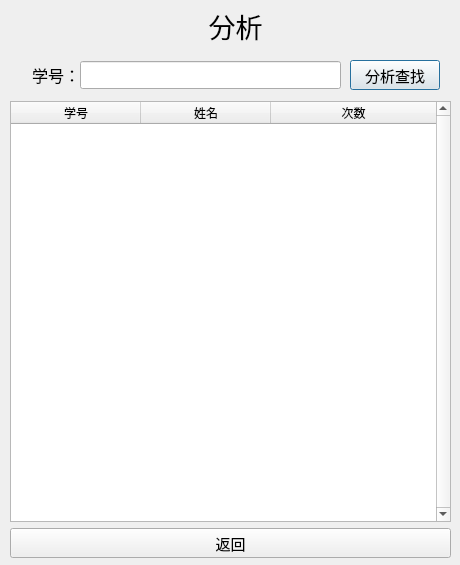
<?xml version="1.0" encoding="UTF-8"?>
<ui version="4.0">
 <class>AnalyzeDialog</class>
 <widget class="QDialog" name="AnalyzeDialog">
  <property name="geometry">
   <rect>
    <x>0</x>
    <y>0</y>
    <width>460</width>
    <height>565</height>
   </rect>
  </property>
  <property name="minimumSize">
   <size>
    <width>460</width>
    <height>565</height>
   </size>
  </property>
  <property name="maximumSize">
   <size>
    <width>460</width>
    <height>565</height>
   </size>
  </property>
  <property name="windowTitle">
   <string>分析</string>
  </property>
  <widget class="QLabel" name="label">
   <property name="geometry">
    <rect>
     <x>190</x>
     <y>0</y>
     <width>91</width>
     <height>51</height>
    </rect>
   </property>
   <property name="font">
    <font>
     <family>Arial</family>
     <pointsize>20</pointsize>
    </font>
   </property>
   <property name="text">
    <string>分析</string>
   </property>
   <property name="alignment">
    <set>Qt::AlignCenter</set>
   </property>
  </widget>
  <widget class="QLabel" name="label_2">
   <property name="geometry">
    <rect>
     <x>10</x>
     <y>60</y>
     <width>70</width>
     <height>30</height>
    </rect>
   </property>
   <property name="font">
    <font>
     <family>Arial</family>
     <pointsize>12</pointsize>
    </font>
   </property>
   <property name="text">
    <string>学号：</string>
   </property>
   <property name="alignment">
    <set>Qt::AlignRight|Qt::AlignTrailing|Qt::AlignVCenter</set>
   </property>
  </widget>
  <widget class="QLineEdit" name="stuNumEdit">
   <property name="geometry">
    <rect>
     <x>80</x>
     <y>61</y>
     <width>261</width>
     <height>28</height>
    </rect>
   </property>
   <property name="font">
    <font>
     <family>Arial</family>
     <pointsize>11</pointsize>
    </font>
   </property>
  </widget>
  <widget class="QPushButton" name="analyzeBtn">
   <property name="geometry">
    <rect>
     <x>350</x>
     <y>60</y>
     <width>90</width>
     <height>30</height>
    </rect>
   </property>
   <property name="font">
    <font>
     <family>Arial</family>
     <pointsize>11</pointsize>
    </font>
   </property>
   <property name="text">
    <string>分析查找</string>
   </property>
  </widget>
  <widget class="QTableWidget" name="tableWidget">
   <property name="geometry">
    <rect>
     <x>10</x>
     <y>101</y>
     <width>441</width>
     <height>421</height>
    </rect>
   </property>
   <property name="verticalScrollBarPolicy">
    <enum>Qt::ScrollBarAlwaysOn</enum>
   </property>
   <property name="horizontalScrollBarPolicy">
    <enum>Qt::ScrollBarAlwaysOff</enum>
   </property>
   <property name="autoScrollMargin">
    <number>10</number>
   </property>
   <property name="editTriggers">
    <set>QAbstractItemView::NoEditTriggers</set>
   </property>
   <property name="selectionMode">
    <enum>QAbstractItemView::SingleSelection</enum>
   </property>
   <property name="textElideMode">
    <enum>Qt::ElideMiddle</enum>
   </property>
   <attribute name="horizontalHeaderDefaultSectionSize">
    <number>130</number>
   </attribute>
   <attribute name="horizontalHeaderShowSortIndicator" stdset="0">
    <bool>true</bool>
   </attribute>
   <attribute name="horizontalHeaderStretchLastSection">
    <bool>true</bool>
   </attribute>
   <attribute name="verticalHeaderShowSortIndicator" stdset="0">
    <bool>true</bool>
   </attribute>
   <column>
    <property name="text">
     <string>学号</string>
    </property>
   </column>
   <column>
    <property name="text">
     <string>姓名</string>
    </property>
   </column>
   <column>
    <property name="text">
     <string>次数</string>
    </property>
   </column>
  </widget>
  <widget class="QPushButton" name="backBtn">
   <property name="geometry">
    <rect>
     <x>10</x>
     <y>528</y>
     <width>441</width>
     <height>30</height>
    </rect>
   </property>
   <property name="font">
    <font>
     <family>Arial</family>
     <pointsize>11</pointsize>
    </font>
   </property>
   <property name="text">
    <string>返回</string>
   </property>
  </widget>
 </widget>
 <resources/>
 <connections/>
</ui>
